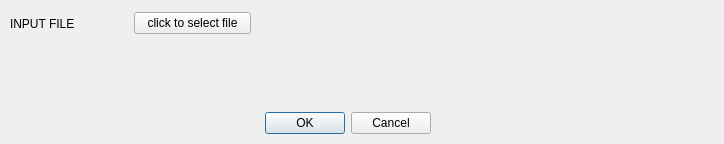
<?xml version="1.0" encoding="UTF-8"?>
<ui version="4.0">
 <class>CompProperty</class>
 <widget class="QDialog" name="CompProperty">
  <property name="geometry">
   <rect>
    <x>0</x>
    <y>0</y>
    <width>724</width>
    <height>144</height>
   </rect>
  </property>
  <property name="windowTitle">
   <string>配置组件</string>
  </property>
  <widget class="QWidget" name="layoutWidget">
   <property name="geometry">
    <rect>
     <x>90</x>
     <y>110</y>
     <width>511</width>
     <height>27</height>
    </rect>
   </property>
   <layout class="QHBoxLayout" name="horizontalLayout">
    <item>
     <spacer name="horizontalSpacer">
      <property name="orientation">
       <enum>Qt::Horizontal</enum>
      </property>
      <property name="sizeHint" stdset="0">
       <size>
        <width>40</width>
        <height>20</height>
       </size>
      </property>
     </spacer>
    </item>
    <item>
     <widget class="QDialogButtonBox" name="buttonBox">
      <property name="orientation">
       <enum>Qt::Horizontal</enum>
      </property>
      <property name="standardButtons">
       <set>QDialogButtonBox::Cancel|QDialogButtonBox::Ok</set>
      </property>
     </widget>
    </item>
    <item>
     <spacer name="horizontalSpacer_2">
      <property name="orientation">
       <enum>Qt::Horizontal</enum>
      </property>
      <property name="sizeHint" stdset="0">
       <size>
        <width>40</width>
        <height>20</height>
       </size>
      </property>
     </spacer>
    </item>
   </layout>
  </widget>
  <widget class="QWidget" name="layoutWidget">
   <property name="geometry">
    <rect>
     <x>10</x>
     <y>10</y>
     <width>241</width>
     <height>27</height>
    </rect>
   </property>
   <layout class="QHBoxLayout" name="horizontalLayout_2">
    <item>
     <widget class="QLabel" name="label">
      <property name="text">
       <string>INPUT FILE</string>
      </property>
     </widget>
    </item>
    <item>
     <widget class="QPushButton" name="pushButton">
      <property name="text">
       <string>click to select file</string>
      </property>
     </widget>
    </item>
   </layout>
  </widget>
  <widget class="QLabel" name="label_path">
   <property name="geometry">
    <rect>
     <x>10</x>
     <y>70</y>
     <width>751</width>
     <height>17</height>
    </rect>
   </property>
   <property name="text">
    <string/>
   </property>
   <property name="wordWrap">
    <bool>true</bool>
   </property>
  </widget>
 </widget>
 <resources/>
 <connections>
  <connection>
   <sender>buttonBox</sender>
   <signal>accepted()</signal>
   <receiver>CompProperty</receiver>
   <slot>accept()</slot>
   <hints>
    <hint type="sourcelabel">
     <x>248</x>
     <y>254</y>
    </hint>
    <hint type="destinationlabel">
     <x>157</x>
     <y>274</y>
    </hint>
   </hints>
  </connection>
  <connection>
   <sender>buttonBox</sender>
   <signal>rejected()</signal>
   <receiver>CompProperty</receiver>
   <slot>reject()</slot>
   <hints>
    <hint type="sourcelabel">
     <x>316</x>
     <y>260</y>
    </hint>
    <hint type="destinationlabel">
     <x>286</x>
     <y>274</y>
    </hint>
   </hints>
  </connection>
 </connections>
</ui>
